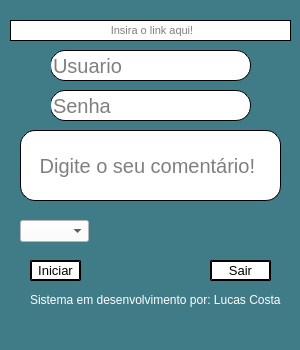
<?xml version="1.0" encoding="UTF-8"?>
<ui version="4.0">
 <class>MainWindow</class>
 <widget class="QMainWindow" name="MainWindow">
  <property name="geometry">
   <rect>
    <x>0</x>
    <y>0</y>
    <width>300</width>
    <height>350</height>
   </rect>
  </property>
  <property name="sizePolicy">
   <sizepolicy hsizetype="Fixed" vsizetype="Fixed">
    <horstretch>0</horstretch>
    <verstretch>0</verstretch>
   </sizepolicy>
  </property>
  <property name="minimumSize">
   <size>
    <width>300</width>
    <height>350</height>
   </size>
  </property>
  <property name="maximumSize">
   <size>
    <width>300</width>
    <height>350</height>
   </size>
  </property>
  <property name="font">
   <font>
    <family>Arial</family>
    <weight>75</weight>
    <bold>true</bold>
   </font>
  </property>
  <property name="windowTitle">
   <string>BOOT COMENTÁROS</string>
  </property>
  <property name="windowIcon">
   <iconset>
    <normaloff>icone.jpg</normaloff>icone.jpg</iconset>
  </property>
  <property name="styleSheet">
   <string notr="true">background-color: rgb(64, 123, 136);</string>
  </property>
  <widget class="QWidget" name="centralwidget">
   <widget class="QPushButton" name="pushButton_2">
    <property name="geometry">
     <rect>
      <x>30</x>
      <y>260</y>
      <width>51</width>
      <height>21</height>
     </rect>
    </property>
    <property name="font">
     <font>
      <pointsize>10</pointsize>
     </font>
    </property>
    <property name="styleSheet">
     <string notr="true">QPushButton{background-color: rgb(255, 255, 255);
border-style: outset;
border-width: 2px;
border-radius: 15px;
border-color: black;
}

QPushButton:pressed{background-color: rgb(255, 255, 255);
border-style: outset;
border-width: 1px;
border-radius: 14px;
border-color: black;}</string>
    </property>
    <property name="text">
     <string>Iniciar</string>
    </property>
   </widget>
   <widget class="QLineEdit" name="lineEdit_2">
    <property name="geometry">
     <rect>
      <x>50</x>
      <y>50</y>
      <width>201</width>
      <height>31</height>
     </rect>
    </property>
    <property name="sizePolicy">
     <sizepolicy hsizetype="Fixed" vsizetype="Fixed">
      <horstretch>0</horstretch>
      <verstretch>0</verstretch>
     </sizepolicy>
    </property>
    <property name="font">
     <font>
      <family>MS Shell Dlg 2</family>
      <pointsize>15</pointsize>
      <weight>50</weight>
      <bold>false</bold>
     </font>
    </property>
    <property name="styleSheet">
     <string notr="true">background-color: rgb(255, 255, 255);
border-radius: 15px;
border-style: outset;
border-width: 1px;</string>
    </property>
    <property name="readOnly">
     <bool>false</bool>
    </property>
    <property name="placeholderText">
     <string>Usuario</string>
    </property>
    <property name="clearButtonEnabled">
     <bool>false</bool>
    </property>
   </widget>
   <widget class="QLineEdit" name="lineEdit_3">
    <property name="geometry">
     <rect>
      <x>50</x>
      <y>90</y>
      <width>201</width>
      <height>31</height>
     </rect>
    </property>
    <property name="sizePolicy">
     <sizepolicy hsizetype="Fixed" vsizetype="Fixed">
      <horstretch>0</horstretch>
      <verstretch>0</verstretch>
     </sizepolicy>
    </property>
    <property name="font">
     <font>
      <family>MS Shell Dlg 2</family>
      <pointsize>15</pointsize>
      <weight>50</weight>
      <bold>false</bold>
     </font>
    </property>
    <property name="styleSheet">
     <string notr="true">background-color: rgb(255, 255, 255);
border-radius: 15px;
border-style: outset;
border-width: 1px;</string>
    </property>
    <property name="text">
     <string/>
    </property>
    <property name="echoMode">
     <enum>QLineEdit::Password</enum>
    </property>
    <property name="readOnly">
     <bool>false</bool>
    </property>
    <property name="placeholderText">
     <string>Senha</string>
    </property>
    <property name="clearButtonEnabled">
     <bool>false</bool>
    </property>
   </widget>
   <widget class="QLabel" name="label_2">
    <property name="geometry">
     <rect>
      <x>20</x>
      <y>40</y>
      <width>31</width>
      <height>61</height>
     </rect>
    </property>
    <property name="sizePolicy">
     <sizepolicy hsizetype="Fixed" vsizetype="Preferred">
      <horstretch>0</horstretch>
      <verstretch>0</verstretch>
     </sizepolicy>
    </property>
    <property name="text">
     <string/>
    </property>
    <property name="pixmap">
     <pixmap>../Cadastro de Produtos/usuario.png</pixmap>
    </property>
   </widget>
   <widget class="QLabel" name="label_3">
    <property name="geometry">
     <rect>
      <x>20</x>
      <y>80</y>
      <width>31</width>
      <height>41</height>
     </rect>
    </property>
    <property name="sizePolicy">
     <sizepolicy hsizetype="Fixed" vsizetype="Fixed">
      <horstretch>0</horstretch>
      <verstretch>0</verstretch>
     </sizepolicy>
    </property>
    <property name="text">
     <string/>
    </property>
    <property name="pixmap">
     <pixmap>../Cadastro de Produtos/cadeado.png</pixmap>
    </property>
   </widget>
   <widget class="QLabel" name="label_5">
    <property name="geometry">
     <rect>
      <x>30</x>
      <y>290</y>
      <width>271</width>
      <height>20</height>
     </rect>
    </property>
    <property name="styleSheet">
     <string notr="true">color: rgb(255, 255, 255);</string>
    </property>
    <property name="text">
     <string>Sistema em desenvolvimento por: Lucas Costa</string>
    </property>
   </widget>
   <widget class="QLineEdit" name="lineEdit_4">
    <property name="geometry">
     <rect>
      <x>10</x>
      <y>20</y>
      <width>281</width>
      <height>21</height>
     </rect>
    </property>
    <property name="sizePolicy">
     <sizepolicy hsizetype="Fixed" vsizetype="Fixed">
      <horstretch>0</horstretch>
      <verstretch>0</verstretch>
     </sizepolicy>
    </property>
    <property name="font">
     <font>
      <family>MS Shell Dlg 2</family>
      <pointsize>8</pointsize>
      <weight>50</weight>
      <bold>false</bold>
     </font>
    </property>
    <property name="styleSheet">
     <string notr="true">background-color: rgb(255, 255, 255);
border-radius: 15px;
border-style: outset;
border-width: 1px;</string>
    </property>
    <property name="text">
     <string/>
    </property>
    <property name="alignment">
     <set>Qt::AlignCenter</set>
    </property>
    <property name="readOnly">
     <bool>false</bool>
    </property>
    <property name="placeholderText">
     <string> Insira o link aqui!</string>
    </property>
    <property name="clearButtonEnabled">
     <bool>false</bool>
    </property>
   </widget>
   <widget class="QLineEdit" name="lineEdit_5">
    <property name="geometry">
     <rect>
      <x>20</x>
      <y>130</y>
      <width>261</width>
      <height>71</height>
     </rect>
    </property>
    <property name="sizePolicy">
     <sizepolicy hsizetype="Fixed" vsizetype="Fixed">
      <horstretch>0</horstretch>
      <verstretch>0</verstretch>
     </sizepolicy>
    </property>
    <property name="font">
     <font>
      <family>MS Shell Dlg 2</family>
      <pointsize>15</pointsize>
      <weight>50</weight>
      <bold>false</bold>
     </font>
    </property>
    <property name="styleSheet">
     <string notr="true">background-color: rgb(255, 255, 255);
border-radius: 15px;
border-style: outset;
border-width: 1px;</string>
    </property>
    <property name="text">
     <string/>
    </property>
    <property name="readOnly">
     <bool>false</bool>
    </property>
    <property name="placeholderText">
     <string>   Digite o seu comentário!</string>
    </property>
    <property name="clearButtonEnabled">
     <bool>false</bool>
    </property>
   </widget>
   <widget class="QPushButton" name="pushButton_3">
    <property name="geometry">
     <rect>
      <x>210</x>
      <y>260</y>
      <width>61</width>
      <height>21</height>
     </rect>
    </property>
    <property name="font">
     <font>
      <pointsize>10</pointsize>
     </font>
    </property>
    <property name="styleSheet">
     <string notr="true">QPushButton{background-color: rgb(255, 255, 255);
border-style: outset;
border-width: 2px;
border-radius: 15px;
border-color: black;
}

QPushButton:pressed{background-color: rgb(255, 255, 255);
border-style: outset;
border-width: 1px;
border-radius: 14px;
border-color: black;}</string>
    </property>
    <property name="text">
     <string>Sair</string>
    </property>
   </widget>
   <widget class="QComboBox" name="comboBox">
    <property name="geometry">
     <rect>
      <x>20</x>
      <y>220</y>
      <width>69</width>
      <height>22</height>
     </rect>
    </property>
    <property name="styleSheet">
     <string notr="true">background-color: rgb(255, 255, 255);</string>
    </property>
   </widget>
   <widget class="QLabel" name="label">
    <property name="geometry">
     <rect>
      <x>120</x>
      <y>220</y>
      <width>171</width>
      <height>21</height>
     </rect>
    </property>
    <property name="text">
     <string/>
    </property>
   </widget>
  </widget>
  <widget class="QStatusBar" name="statusbar"/>
 </widget>
 <resources/>
 <connections/>
</ui>
